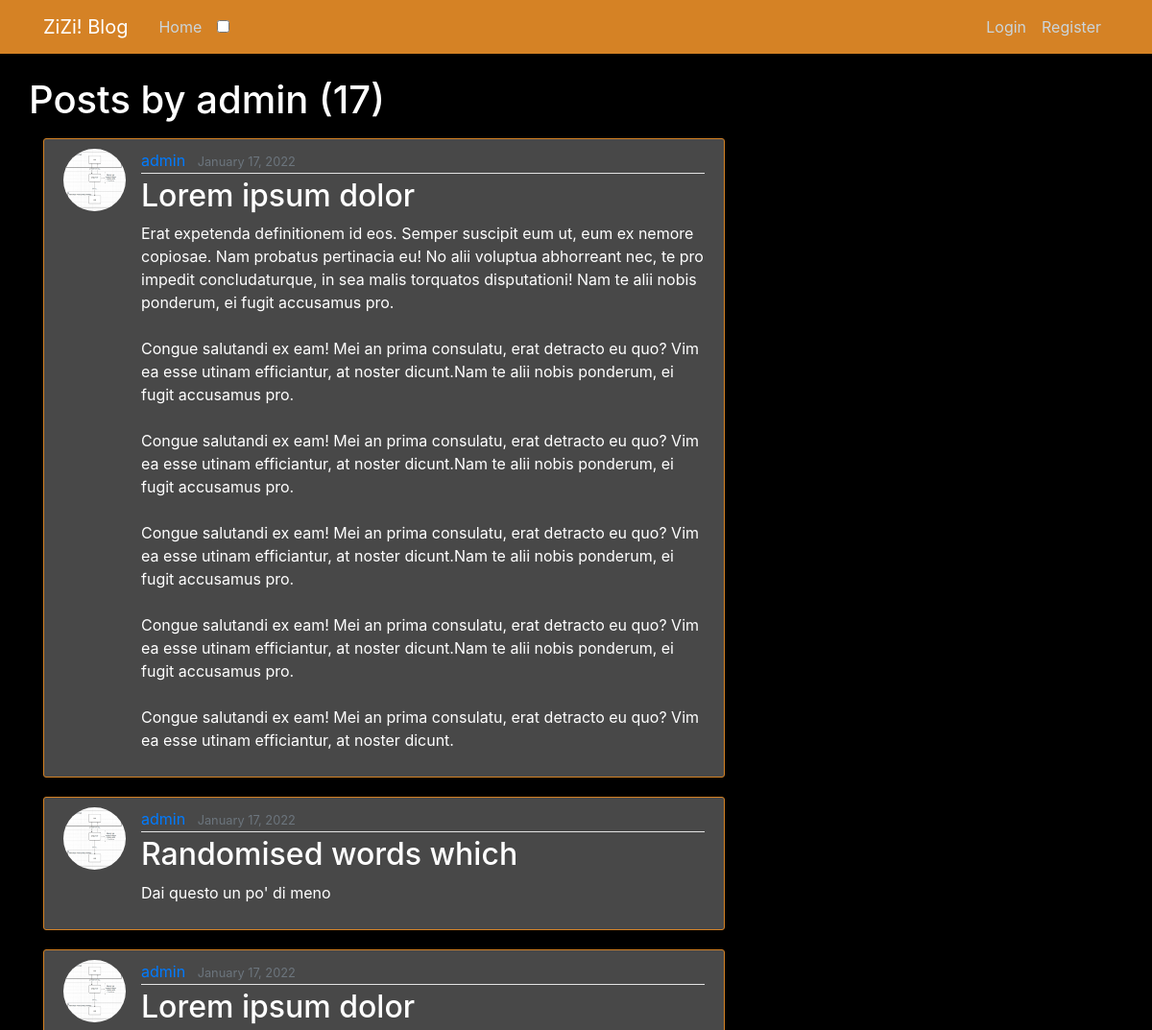
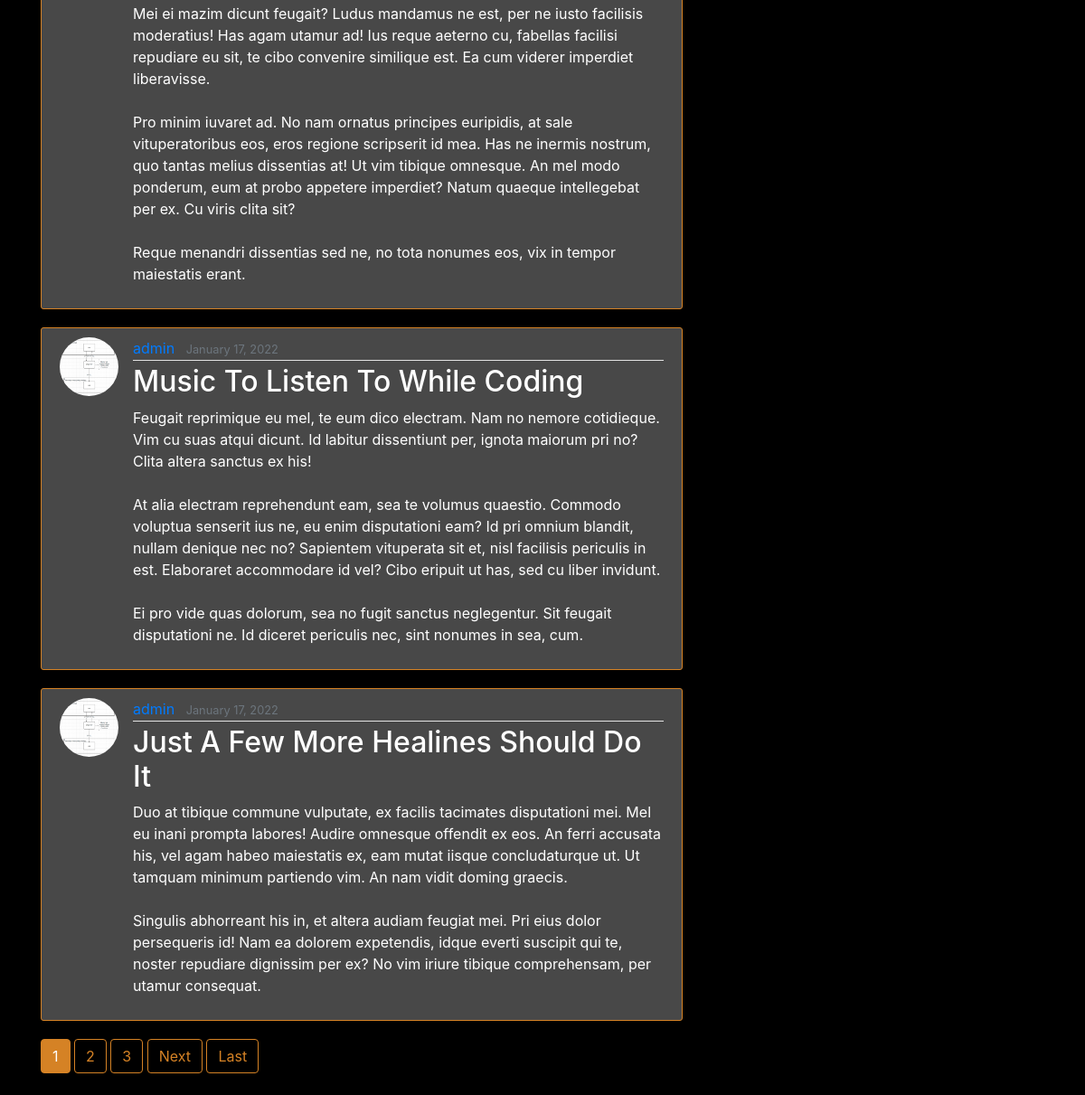
Screenshot of /user/admin with the database file from the repository (2 pictures, top to bottom).
### blog/models.py (models this page shows, shortened)
class Post(models.Model):
	title = models.CharField(max_length = 100)
	content = models.TextField()
	date_posted = models.DateTimeField(default=timezone.now)
	author = models.ForeignKey(User, on_delete=models.CASCADE)

### users/models.py (models this page shows, shortened)
class Profile(models.Model):
	user = models.OneToOneField(User, on_delete=models.CASCADE)
	image = models.ImageField(default='default.jpg', upload_to='profile_pics')

### blog/views.py (the view)
# urls.py: path('user/<str:username>', UserPostListView.as_view(), name = 'user-posts'),
class UserPostListView(ListView):
	model = Post
	template_name = "blog/user_posts.html"
	context_object_name = 'posts'
	ordering = ['-date_posted']
	paginate_by = 5
	def get_queryset(self):
		user = get_object_or_404(User, username=self.kwargs.get('username'))
		return Post.objects.filter(author=user).order_by('-date_posted')

### blog/templates/blog/user_posts.html (shortened to what this page needs)
{% extends "blog/base.html" %}
{% block content %}
	<h1 class="mb-3">Posts by {{ view.kwargs.username }} ({{ page_obj.paginator.count }})</h1>
    <div class="col-md-8">
      {% for post in posts %}
          <article class="media content-section">
            <img class="rounded-circle article-img" src="{{ post.author.profile.image.url }}">
            <div class="media-body">
              <div class="article-metadata">
                <a class="mr-2" href="{% url 'user-posts' post.author.username %}">{{ post.author }}</a>
                <small class="text-muted">{{ post.date_posted|date:"F d, Y" }}</small>
              </div>
              <h2><a class="article-title" href="{% url 'post-detail' post.id %}">{{ post.title }}</a></h2>
              <p class="article-content">{{ post.content }}</p>
            </div>
          </article>
      {% endfor %}
      {% if is_paginated %}
        {% for num in page_obj.paginator.page_range %}
          {% if page_obj.number == num %}
            <a class="btn btn-info mb-4" href="?page={{ num }}">{{ num }}</a>
          {% elif num > page_obj.number|add:'-3' and num < page_obj.number|add:'3' %}
            <a class="btn btn-outline-info mb-4" href="?page={{ num }}">{{ num }}</a>
          {% endif %}
        {% endfor %}
        {% if page_obj.has_next %}
          <a class="btn btn-outline-info mb-4" href="?page={{ page_obj.next_page_number }}">Next</a>
          <a class="btn btn-outline-info mb-4" href="?page={{ page_obj.paginator.num_pages }}">Last</a>
        {% endif %}
      {% endif %}
    </div>
{% endblock content %}

### blog/static/blog/main.css (style rules this page uses)
body { background: #fafafa; color: #333333; margin-top: 5rem; }
h1, h2, h3, h4, h5, h6 { color: #444444; }
.content-section { background: #ffffff; padding: 10px 20px; border: 1px solid #dddddd; border-radius: 3px; margin-bottom: 20px; }
.article-title { color: #444444; }
.article-content { white-space: pre-line; }
.article-img { height: 65px; width: 65px; margin-right: 16px; }
.article-metadata { padding-bottom: 1px; margin-bottom: 4px; border-bottom: 1px solid #e3e3e3 }

### blog/static/blog/dark.css (style rules this page uses)
body { background: black; color: white; margin-top: 5rem; }
.content-section { background: #484848; }
.article-title, h3, h2, h1 { color: white; }
.btn-outline-info { color: #D58225; border-color: #D58225; }
.content-section { border: 1px solid #d58225; }
.btn-info { background-color: #d58225; border-color: #d58225; }

### rows the page displays
Post: author.profile.image (picture), author "admin", date_posted "January 17, 2022", title "Lorem ipsum dolor", content "Erat expetenda definitionem id eos. Semper suscipit eum ut, eum ex nemore copiosae. Nam probatus pertinacia eu! No alii voluptua abhorreant nec, te pro impedit concludaturque, in sea malis torquatos disputationi! Nam te alii nobis ponderum, ei fugit accusamus pro. Congue salutandi ex eam! Mei an prima consulatu, erat detracto eu quo? Vim ea esse utinam efficiantur, at noster dicunt.Nam te alii nobis ponderum, ei fugit accusamus pro. Congue salutandi ex eam! Mei an prima consulatu, erat detracto eu quo? Vim ea esse utinam efficiantur, at noster dicunt.Nam te alii nobis ponderum, ei fugit accusamus pro. Congue salutandi ex eam! Mei an prima consulatu, erat detracto eu quo? Vim ea esse utinam…"
Post: author.profile.image (picture), author "admin", date_posted "January 17, 2022", title "Randomised words which", content "Dai questo un po' di meno"
Post: author.profile.image (picture), author "admin", date_posted "January 17, 2022", title "Lorem ipsum dolor", content "Mei ei mazim dicunt feugait? Ludus mandamus ne est, per ne iusto facilisis moderatius! Has agam utamur ad! Ius reque aeterno cu, fabellas facilisi repudiare eu sit, te cibo convenire similique est. Ea cum viderer imperdiet liberavisse. Pro minim iuvaret ad. No nam ornatus principes euripidis, at sale vituperatoribus eos, eros regione scripserit id mea. Has ne inermis nostrum, quo tantas melius dissentias at! Ut vim tibique omnesque. An mel modo ponderum, eum at probo appetere imperdiet? Natum quaeque intellegebat per ex. Cu viris clita sit? Reque menandri dissentias sed ne, no tota nonumes eos, vix in tempor maiestatis erant."
Post: author.profile.image (picture), author "admin", date_posted "January 17, 2022", title "Music To Listen To While Coding", content "Feugait reprimique eu mel, te eum dico electram. Nam no nemore cotidieque. Vim cu suas atqui dicunt. Id labitur dissentiunt per, ignota maiorum pri no? Clita altera sanctus ex his! At alia electram reprehendunt eam, sea te volumus quaestio. Commodo voluptua senserit ius ne, eu enim disputationi eam? Id pri omnium blandit, nullam denique nec no? Sapientem vituperata sit et, nisl facilisis periculis in est. Elaboraret accommodare id vel? Cibo eripuit ut has, sed cu liber invidunt. Ei pro vide quas dolorum, sea no fugit sanctus neglegentur. Sit feugait disputationi ne. Id diceret periculis nec, sint nonumes in sea, cum."
Post: author.profile.image (picture), author "admin", date_posted "January 17, 2022", title "Just A Few More Healines Should Do It", content "Duo at tibique commune vulputate, ex facilis tacimates disputationi mei. Mel eu inani prompta labores! Audire omnesque offendit ex eos. An ferri accusata his, vel agam habeo maiestatis ex, eam mutat iisque concludaturque ut. Ut tamquam minimum partiendo vim. An nam vidit doming graecis. Singulis abhorreant his in, et altera audiam feugiat mei. Pri eius dolor persequeris id! Nam ea dolorem expetendis, idque everti suscipit qui te, noster repudiare dignissim per ex? No vim iriure tibique comprehensam, per utamur consequat."

### other values shown
{{ view.kwargs.username }} "admin"
{{ page_obj.paginator.count }} "17"
{{ num }} "1"
{{ num }} "2" "3"
